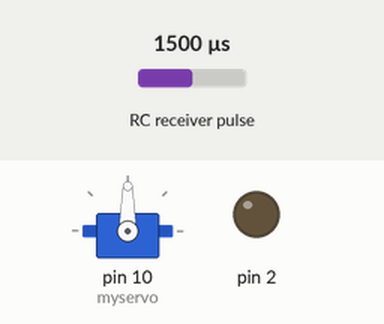
Bench run of a sketch on a simulated Arduino Uno, built with avr-gcc and run on an emulated ATmega328P. Parts: servo, output pins drawn as LEDs (lit = HIGH). Wiring (inferred from the names in the program): RC receiver channel: data pin 6. Inputs (shaded band) come from the test bench; at power-on: RC receiver pulse 1500 µs.

Above: at 1.2 s.
1.3 s: RC receiver pulse (sensor on pin 6) set to 1020 µs
At 2.4 s:
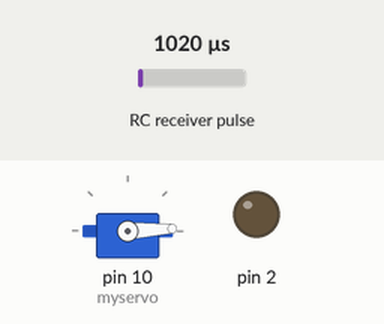
2.8 s: RC receiver pulse (sensor on pin 6) set to 1250 µs
At 3.5 s:
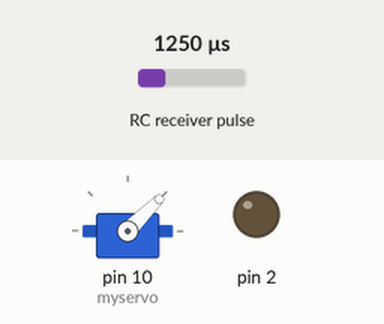
4.3 s: RC receiver pulse (sensor on pin 6) set to 1750 µs
At 4.7 s:
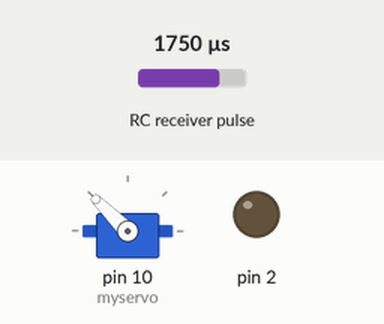
5.8 s: RC receiver pulse (sensor on pin 6) set to 1980 µs
At 7.0 s:
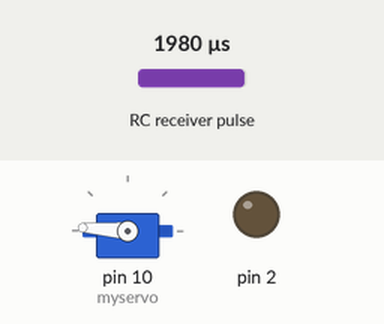
7.3 s: RC receiver pulse (sensor on pin 6) set to 1500 µs
At 8.1 s:
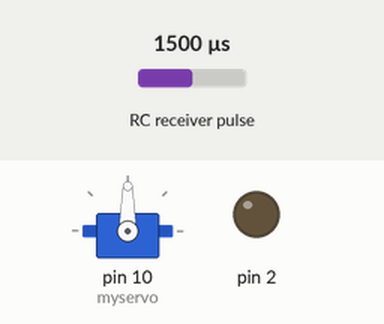
Timing chart, 0 to 9.8 s (numbered marks = the images above; inputs shaded):
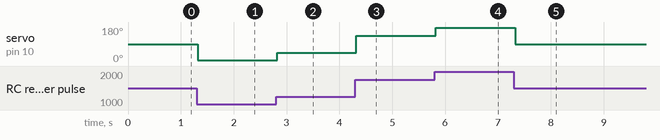

The sketch:

ControllerCode.ino
```cpp
//Arduino FS-I6X Demo
 // fsi6x-arduino-uno.ino
  //Read output ports from FS-IA6B receiver module
//  Display values on Serial Monitor

 // Channel functions by Ricardo Paiva - https://gist.github.com/werneckpaiva/

//  DroneBot Workshop 2021
//  https://dronebotworkshop.com

#include <Servo.h>


// Define Input Connections
#define CH1 3
#define CH2 5
#define CH3 6
#define CH4 9
#define CH5 8
#define CH6 11

// Integers to represent values from sticks and pots
int ch1Value;
int ch2Value;
int ch3Value;
int ch4Value;
int ch5Value;

// Boolean to represent switch value
bool ch6Value;

// Read the number of a specified channel and convert to the range provided.
// If the channel is off, return the default value
int readChannel(int channelInput, int minLimit, int maxLimit, int defaultValue){
  int ch = pulseIn(channelInput, HIGH, 30000);
  if (ch < 100) return defaultValue;
  return map(ch, 1000, 2000, minLimit, maxLimit);
}

// Read the switch channel and return a boolean value
bool readSwitch(byte channelInput, bool defaultValue){
  int intDefaultValue = (defaultValue)? 100: 0;
  int ch = readChannel(channelInput, 0, 100, intDefaultValue);
  return (ch > 50);
}


Servo myservo;


void setup(){
  // Set up serial monitor
  Serial.begin(115200);

  // Set all pins as inputs
  pinMode(CH1, INPUT);
  pinMode(CH2, INPUT);
  pinMode(CH3, INPUT);
  pinMode(CH4, INPUT);
  pinMode(CH5, INPUT);
  pinMode(CH6, INPUT);
  pinMode(2, OUTPUT);

  myservo.attach(10);

}


void loop() {
/*
  // Get values for each channel
  ch1Value = readChannel(CH1, -100, 100, 0);
  ch2Value = readChannel(CH2, -100, 100, 0);
  ch3Value = readChannel(CH3, 0, 180, 100);
  ch4Value = readChannel(CH4, -100, 100, 0);
  ch5Value = readSwitch(CH5, false);
  ch6Value = readSwitch(CH6, false);

  // Print to Serial Monitor
  Serial.print("Ch1: ");
  Serial.print(ch1Value);
  Serial.print(" | Ch2: ");
  Serial.print(ch2Value);
  Serial.print(" | Ch3: ");
  Serial.print(ch3Value);
  Serial.print(" | Ch4: ");
  Serial.print(ch4Value);

  Serial.print(" | Ch5: ");
  Serial.println(ch5Value);

  if(ch5Value){
    digitalWrite(2, HIGH);

  }else{
    digitalWrite(2, LOW);

  }

  Serial.print(" | Ch6: ");
  Serial.println(ch6Value);

  if(ch6Value){
    digitalWrite(2, HIGH);

  }else{
    digitalWrite(2, LOW);

  }

*/
ch3Value = readChannel(CH3, 0, 180, 100);
myservo.write(ch3Value);

  delay(0);


}
```

Measured:
- after the input at 1.3 s, servo on pin 10 (myservo): 90° → 3° at once
- after the input at 2.8 s, servo on pin 10 (myservo): 3° → 45° at once
- after the input at 4.3 s, servo on pin 10 (myservo): 45° → 135° at once
- after the input at 5.8 s, servo on pin 10 (myservo): 135° → 176° at once
- after the input at 7.3 s, servo on pin 10 (myservo): 176° → 90° at once
